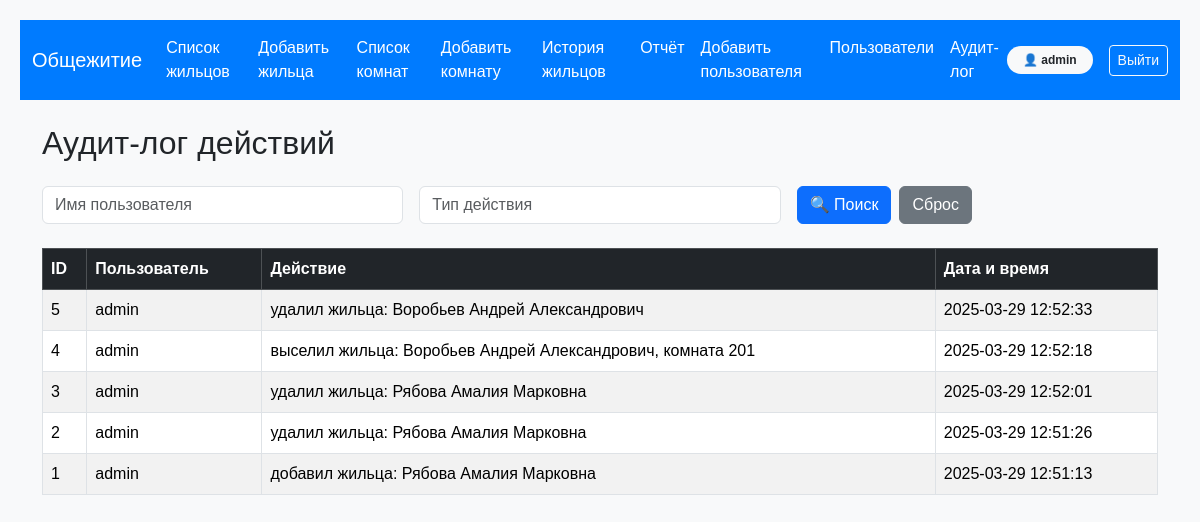
Page /audit-log (signed in) on the committed database.
### app.py (models this page shows, shortened)
class User(UserMixin, db.Model):
    id = db.Column(db.Integer, primary_key=True)
    username = db.Column(db.String(100), unique=True, nullable=False)
    password = db.Column(db.String(200), nullable=False)
    is_admin = db.Column(db.Boolean, default=False)

class AuditLog(db.Model):
    id = db.Column(db.Integer, primary_key=True)
    username = db.Column(db.String(100))  # Кто выполнил
    action = db.Column(db.String(255))    # Что сделал
    timestamp = db.Column(db.DateTime, default=datetime.utcnow)  # Когда сделал

### app.py (the view)
@app.route('/audit-log')
@login_required
def audit_log():
    if not current_user.is_admin:
        flash("Доступ только для администратора", "danger")
        return redirect(url_for("home"))
    username_filter = request.args.get("username", "").strip()
    action_filter = request.args.get("action", "").strip()
    query = AuditLog.query
    if username_filter:
        query = query.filter(AuditLog.username.ilike(f"%{username_filter}%"))
    if action_filter:
        query = query.filter(AuditLog.action.ilike(f"%{action_filter}%"))
    logs = query.order_by(AuditLog.timestamp.desc()).all()
    return render_template("audit_log.html", logs=logs)

### app.py (called while the page is built)
@login_manager.user_loader
def load_user(user_id):
    return User.query.get(int(user_id))

### templates/audit_log.html (shortened to what this page needs)
{% extends "base.html" %}
{% block content %}
<h2 class="mb-4">Аудит-лог действий</h2>
<form method="GET" class="row g-3 mb-4">
    <div class="col-md-4">
        <input type="text" name="username" class="form-control" placeholder="Имя пользователя"
               value="{{ request.args.get('username', '') }}">
    </div>
    <div class="col-md-4">
        <input type="text" name="action" class="form-control" placeholder="Тип действия"
               value="{{ request.args.get('action', '') }}">
    </div>
    <div class="col-md-4 d-flex">
        <button class="btn btn-primary me-2">🔍 Поиск</button>
        <a href="{{ url_for('audit_log') }}" class="btn btn-secondary">Сброс</a>
    </div>
</form>
<table class="table table-bordered table-striped">
    <thead class="table-dark">
        <tr>
            <th>ID</th>
            <th>Пользователь</th>
            <th>Действие</th>
            <th>Дата и время</th>
        </tr>
    </thead>
    <tbody>
        {% for log in logs %}
        <tr>
            <td>{{ log.id }}</td>
            <td>{{ log.username }}</td>
            <td>{{ log.action }}</td>
            <td>{{ log.timestamp.strftime('%Y-%m-%d %H:%M:%S') }}</td>
        </tr>
        {% endfor %}
    </tbody>
</table>
{% endblock %}

### templates/base.html (shortened to what this page needs)
<!DOCTYPE html>
<html lang="ru">
<head>
    <link href="https://cdn.jsdelivr.net/npm/bootstrap@5.3.2/dist/css/bootstrap.min.css" rel="stylesheet">
	<link rel="stylesheet" href="https://cdn.jsdelivr.net/npm/bootstrap-icons@1.10.5/font/bootstrap-icons.css">
</head>
<body>
    <nav class="navbar navbar-expand-lg navbar-custom mb-4">
        <div class="container-fluid">
            <a class="navbar-brand" href="/">Общежитие</a>
            <div class="collapse navbar-collapse" id="mainNavbar">
                <ul class="navbar-nav me-auto mb-2 mb-lg-0">
                    <li class="nav-item"><a class="nav-link" href="/students">Список жильцов</a></li>
                    <li class="nav-item"><a class="nav-link" href="/add-student">Добавить жильца</a></li>
                    <li class="nav-item"><a class="nav-link" href="/rooms">Список комнат</a></li>
					{% if current_user.is_authenticated and current_user.is_admin %}
                    <li class="nav-item"><a class="nav-link" href="/add-room">Добавить комнату</a></li>
                    <li class="nav-item"><a class="nav-link" href="/history">История жильцов</a></li>
                    <li class="nav-item"><a class="nav-link" href="/report">Отчёт</a></li>
					<li class="nav-item"><a class="nav-link" href="/add-user">Добавить пользователя</a></li>
					<li class="nav-item"><a class="nav-link" href="/users">Пользователи</a></li>
					<li class="nav-item"><a class="nav-link" href="{{ url_for('audit_log') }}">Аудит-лог</a></li>
					{% endif %}
                </ul>
				<ul class="navbar-nav mb-2 mb-lg-0">
					{% if current_user.is_authenticated %}
						<li class="nav-item">
							<div class="d-flex align-items-center">
								<span class="badge bg-light text-dark me-3 px-3 py-2 rounded-pill">
									👤 {{ current_user.username }}
								</span>
								<a class="btn btn-outline-light btn-sm" href="{{ url_for('logout') }}">Выйти</a>
							</div>
						</li>
					{% else %}
						<li class="nav-item">
							<a class="nav-link text-white" href="{{ url_for('login') }}">Войти</a>
						</li>
					{% endif %}
				</ul>
            </div>
        </div>
    </nav>
    <div class="container">
        {% block content %}{% endblock %}
    </div>
</body>
</html>

### templates/base.html (style rules this page uses)
body { font-family: Arial, sans-serif; margin: 20px; background-color: #f8f9fa; }
.navbar-custom { background-color: #007bff; }
.navbar-custom .nav-link, .navbar-custom .navbar-brand { color: white; }

### rows in the picture
User: username "admin"
AuditLog: id "5", username "admin", action "удалил жильца: Воробьев Андрей Александрович", timestamp "2025-03-29 12:52:33"
AuditLog: id "4", username "admin", action "выселил жильца: Воробьев Андрей Александрович, комната 201", timestamp "2025-03-29 12:52:18"
AuditLog: id "3", username "admin", action "удалил жильца: Рябова Амалия Марковна", timestamp "2025-03-29 12:52:01"
AuditLog: id "2", username "admin", action "удалил жильца: Рябова Амалия Марковна", timestamp "2025-03-29 12:51:26"
AuditLog: id "1", username "admin", action "добавил жильца: Рябова Амалия Марковна", timestamp "2025-03-29 12:51:13"
